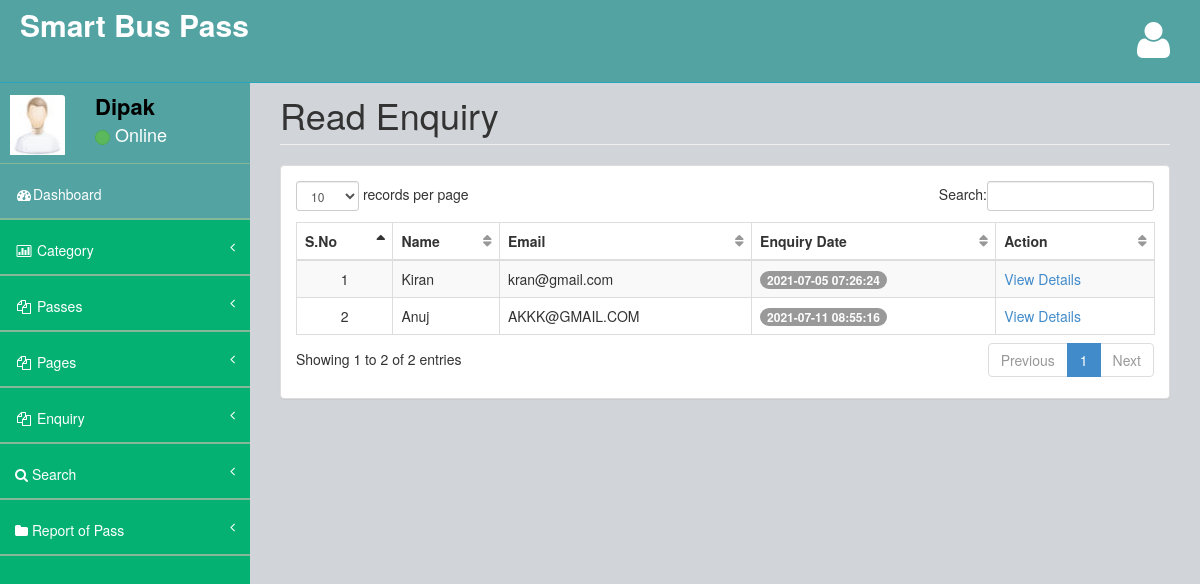
The app's page /admin/readenq.php (signed in) with its own data.
### tables this page shows
CREATE TABLE `tblcontact` (
  `ID` int(10) NOT NULL,
  `Name` varchar(200) DEFAULT NULL,
  `Email` varchar(200) DEFAULT NULL,
  `Message` mediumtext DEFAULT NULL,
  `EnquiryDate` timestamp NOT NULL DEFAULT current_timestamp(),
  `IsRead` int(5) DEFAULT NULL
);

### admin/readenq.php (the view, shortened to what this page needs)
<?php
include('includes/dbconnection.php');
if (strlen($_SESSION['bpmsaid']==0)) {
  header('location:logout.php');
  } else{
  ?>
<!DOCTYPE html>
<html>
<head>
    <link href="assets/plugins/bootstrap/bootstrap.css" rel="stylesheet" />
    <link href="assets/font-awesome/css/font-awesome.css" rel="stylesheet" />
    <link href="assets/plugins/pace/pace-theme-big-counter.css" rel="stylesheet" />
  <link href="assets/css/style.css" rel="stylesheet" />
      <link href="assets/css/main-style.css" rel="stylesheet" />
    <link href="assets/plugins/dataTables/dataTables.bootstrap.css" rel="stylesheet" />
</head>
<body>
    <div id="wrapper">
       <?php include_once('includes/header.php');?>
        <?php include_once('includes/sidebar.php');?>
        <div id="page-wrapper">
            <div class="row">
                <div class="col-lg-12">
                    <h1 class="page-header">Read Enquiry</h1>
                </div>
            </div>
            <div class="row">
                <div class="col-lg-12">
                    <div class="panel panel-default">
                        <div class="panel-body">
                            <div class="table-responsive">
                                <table class="table table-striped table-bordered table-hover" id="dataTables-example">
                                    <thead>
                                       <tr>
                   <th>S.No</th>
                   <th>Name</th>
                    <th>Email</th>
                    <th>Enquiry Date</th>
                     <th>Action</th>
                  </tr>
                                    </thead>
                                    <tbody>
                                         <?php
$sql="SELECT * from tblcontact where IsRead='1'";
$query = $dbh -> prepare($sql);
$query->execute();
$results=$query->fetchAll(PDO::FETCH_OBJ);
$cnt=1;
if($query->rowCount() > 0)
{
foreach($results as $row)
{               ?>
                                       <tr>
                     <td class="text-center"><?php echo htmlentities($cnt);?></td>
                                        <td><?php  echo htmlentities($row->Name);?></td>
                                        <td><?php  echo htmlentities($row->Email);?></td>
                                        <td>
                                            <span class="badge badge-primary"><?php  echo htmlentities($row->EnquiryDate);?></span>
                                        </td>
                                         <td><a href="view-enquiry.php?viewid=<?php echo htmlentities ($row->ID);?>">View Details</a></td>
                  </tr>
               <?php $cnt=$cnt+1;}} ?>
                                    </tbody>
                                </table>
                            </div>
                        </div>
                    </div>
                </div>
            </div>
        </div>
    </div>
</body>
</html>
<?php }  ?>

### admin/includes/sidebar.php (shortened to what this page needs)
<?php
include('includes/dbconnection.php');
?>
        <nav class="navbar-default navbar-static-side" role="navigation">
            <div class="sidebar-collapse">
                <ul class="nav" id="side-menu">
                    <li>
                        <div class="user-section">
                            <div class="user-section-inner">
                                <img src="assets/img/user.jpg" alt="">
                            </div>
                            <div class="user-info">
                                <?php
$aid=$_SESSION['bpmsaid'];
$sql="SELECT AdminName from  tbladmin where ID=:aid";
$query = $dbh -> prepare($sql);
$query->bindParam(':aid',$aid,PDO::PARAM_STR);
$query->execute();
$results=$query->fetchAll(PDO::FETCH_OBJ);
$cnt=1;
if($query->rowCount() > 0)
{
foreach($results as $row)
{               ?>
                                <div><strong><?php  echo $row->AdminName;?></strong></div>
                                <div class="user-text-online">
                                    <span class="user-circle-online btn btn-success btn-circle "></span>&nbsp;Online
                                </div>
                            </div>
                            <?php $cnt=$cnt+1;}} ?>
                        </div>
                    </li>
                    <li class="selected">
                        <a href="dashboard.php"><i class="fa fa-dashboard fa-fw"></i>Dashboard</a>
                    </li>
                    <li>
                        <a href="#"><i class="fa fa-bar-chart-o fa-fw"></i> Category<span class="fa arrow"></span></a>
                    </li>
                    <li>
                        <a href="#"><i class="fa fa-files-o fa-fw"></i> Passes<span class="fa arrow"></span></a>
                    </li>
                    <li>
                        <a href="#"><i class="fa fa-files-o fa-fw"></i> Pages<span class="fa arrow"></span></a>
                    </li>
                    <li>
                        <a href="#"><i class="fa fa-files-o fa-fw"></i> Enquiry<span class="fa arrow"></span></a>
                    </li>
                    <li>
                        <a href="search-pass.php"><i class="fa fa-search"></i>  Search<span class="fa arrow"></span></a>
                        </li>
                        <li>
                        <a href="pass-bwdates-report.php"><i class="fa fa-folder"></i>  Report of Pass<span class="fa arrow"></span></a>
                        </li>
                </ul>
            </div>
        </nav>

### admin/assets/css/style.css (style rules this page uses)
body { background-color: #f8f8f8; }
#wrapper { width: 100%; margin-top: 55px!important; background-color:#04B173; }
#page-wrapper { padding: 0 15px; min-height: 568px; background-color:rgb(209, 212, 216); }
.navbar-static-side ul li { border-bottom:1px solid #84B899 !important; }
.arrow { float: right; }
.fa.arrow:before { content: "\f104"; }
@media (min-width:768px) { .navbar-static-side { z-index: 1; position: absolute; width: 250px; } }
table.dataTable thead .sorting, table.dataTable thead .sorting_asc:after, table.dataTable thead .sorting_desc, table.dataTable thead .sorting_asc_disabled, table.dataTable thead .sorting_desc_disabled { background: transparent; }
table.dataTable thead .sorting_asc:after { content: "\f0de"; float: right; font-family: fontawesome; }
table.dataTable thead .sorting:after { content: "\f0dc"; float: right; font-family: fontawesome; color: rgba(50,50,50,.5); }
.btn-circle { width: 30px; height: 30px; padding: 6px 0; border-radius: 15px; text-align: center; font-size: 12px; line-height: 1.428571429; }

### admin/assets/css/main-style.css (style rules this page uses)
.user-section-inner { height: 65px; width: 65px; -moz-border-radius: 3px; -webkit-border-radius: 3px; border-radius: 3px; overflow: hidden; display: inline-block; float: left; margin-right: 15px; margin-top: 20px; }
.user-section-inner img { margin-left:10px; width:55px; height:60px; }
.user-info { display: block; color:#000!important; display: inline-block; padding: 15px; margin-bottom: 0px }
.user-text-online { font-size:18px; color:#fff }
.user-circle-online { width: 15px!important; height: 15px!important; }
.nav > li > a { padding: 20px 15px; }
#side-menu { background-color:#04B173; }
#side-menu a { color:#fff; border-bottom: 1px solid #84B899 !important; height: 55px; }
.selected { background-color:rgb(83, 163, 163); }
.navbar-default { border-color: #27A6BE; }
@media (min-width:768px) { #page-wrapper { position: inherit; margin: 0 0 0 250px; padding: 0 30px; min-height: 1000px; } }

### records on screen
tblcontact: Name "Kiran", Email "kran@gmail.com", EnquiryDate "2021-07-05 07:26:24"
tblcontact: Name "Anuj", Email "AKKK@GMAIL.COM", EnquiryDate "2021-07-11 08:55:16"

### other values on screen
$row->AdminName "Dipak"
